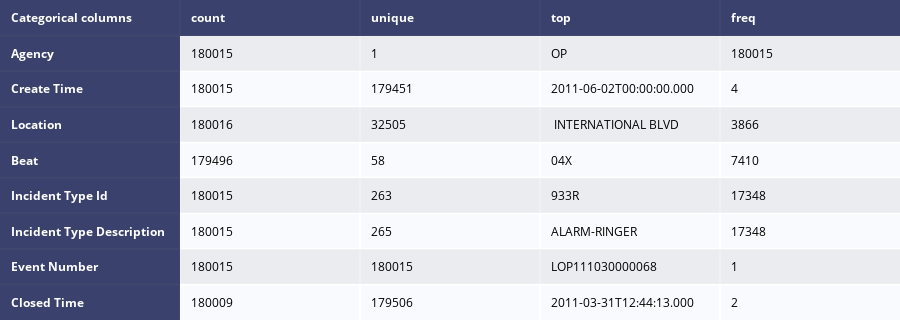

This figure's notebook cell:
### Code cell
#标称值频数
table_cat = ff.create_table(t2011.describe(include=['O']).T, index=True, index_title='Categorical columns')
iplot(table_cat)

### Figure 1 — Plotly figure (JSON) as saved in the notebook; plotly's stock layout.template omitted (floating-point values rounded to 4 significant figures)
{"data": [{"colorscale": [[0, "#00083e"], [0.5, "#ededee"], [1, "#ffffff"]], "hoverinfo": "none", "opacity": 0.75, "showscale": false, "type": "heatmap", "z": [[0, 0, 0, 0, 0], [0, 0.5, 0.5, 0.5, 0.5], [0, 1, 1, 1, 1], [0, 0.5, 0.5, 0.5, 0.5], [0, 1, 1, 1, 1], [0, 0.5, 0.5, 0.5, 0.5], [0, 1, 1, 1, 1], [0, 0.5, 0.5, 0.5, 0.5], [0, 1, 1, 1, 1]]}], "layout": {"annotations": [{"align": "left", "font": {"color": "#ffffff"}, "showarrow": false, "text": "<b>Categorical columns</b>", "x": -0.45, "xanchor": "left", "xref": "x", "y": 0, "yref": "y"}, {"align": "left", "font": {"color": "#ffffff"}, "showarrow": false, "text": "<b>count</b>", "x": 0.55, "xanchor": "left", "xref": "x", "y": 0, "yref": "y"}, {"align": "left", "font": {"color": "#ffffff"}, "showarrow": false, "text": "<b>unique</b>", "x": 1.55, "xanchor": "left", "xref": "x", "y": 0, "yref": "y"}, {"align": "left", "font": {"color": "#ffffff"}, "showarrow": false, "text": "<b>top</b>", "x": 2.55, "xanchor": "left", "xref": "x", "y": 0, "yref": "y"}, {"align": "left", "font": {"color": "#ffffff"}, "showarrow": false, "text": "<b>freq</b>", "x": 3.55, "xanchor": "left", "xref": "x", "y": 0, "yref": "y"}, {"align": "left", "font": {"color": "#ffffff"}, "showarrow": false, "text": "<b>Agency</b>", "x": -0.45, "xanchor": "left", "xref": "x", "y": 1, "yref": "y"}, {"align": "left", "font": {"color": "#000000"}, "showarrow": false, "text": "180015", "x": 0.55, "xanchor": "left", "xref": "x", "y": 1, "yref": "y"}, {"align": "left", "font": {"color": "#000000"}, "showarrow": false, "text": "1", "x": 1.55, "xanchor": "left", "xref": "x", "y": 1, "yref": "y"}, {"align": "left", "font": {"color": "#000000"}, "showarrow": false, "text": "OP", "x": 2.55, "xanchor": "left", "xref": "x", "y": 1, "yref": "y"}, {"align": "left", "font": {"color": "#000000"}, "showarrow": false, "text": "180015", "x": 3.55, "xanchor": "left", "xref": "x", "y": 1, "yref": "y"}, {"align": "left", "font": {"color": "#ffffff"}, "showarrow": false, "text": "<b>Create Time</b>", "x": -0.45, "xanchor": "left", "xref": "x", "y": 2, "yref": "y"}, {"align": "left", "font": {"color": "#000000"}, "showarrow": false, "text": "180015", "x": 0.55, "xanchor": "left", "xref": "x", "y": 2, "yref": "y"}, {"align": "left", "font": {"color": "#000000"}, "showarrow": false, "text": "179451", "x": 1.55, "xanchor": "left", "xref": "x", "y": 2, "yref": "y"}, {"align": "left", "font": {"color": "#000000"}, "showarrow": false, "text": "2011-06-02T00:00:00.000", "x": 2.55, "xanchor": "left", "xref": "x", "y": 2, "yref": "y"}, {"align": "left", "font": {"color": "#000000"}, "showarrow": false, "text": "4", "x": 3.55, "xanchor": "left", "xref": "x", "y": 2, "yref": "y"}, {"align": "left", "font": {"color": "#ffffff"}, "showarrow": false, "text": "<b>Location</b>", "x": -0.45, "xanchor": "left", "xref": "x", "y": 3, "yref": "y"}, {"align": "left", "font": {"color": "#000000"}, "showarrow": false, "text": "180016", "x": 0.55, "xanchor": "left", "xref": "x", "y": 3, "yref": "y"}, {"align": "left", "font": {"color": "#000000"}, "showarrow": false, "text": "32505", "x": 1.55, "xanchor": "left", "xref": "x", "y": 3, "yref": "y"}, {"align": "left", "font": {"color": "#000000"}, "showarrow": false, "text": " INTERNATIONAL BLVD ", "x": 2.55, "xanchor": "left", "xref": "x", "y": 3, "yref": "y"}, {"align": "left", "font": {"color": "#000000"}, "showarrow": false, "text": "3866", "x": 3.55, "xanchor": "left", "xref": "x", "y": 3, "yref": "y"}, {"align": "left", "font": {"color": "#ffffff"}, "showarrow": false, "text": "<b>Beat</b>", "x": -0.45, "xanchor": "left", "xref": "x", "y": 4, "yref": "y"}, {"align": "left", "font": {"color": "#000000"}, "showarrow": false, "text": "179496", "x": 0.55, "xanchor": "left", "xref": "x", "y": 4, "yref": "y"}, {"align": "left", "font": {"color": "#000000"}, "showarrow": false, "text": "58", "x": 1.55, "xanchor": "left", "xref": "x", "y": 4, "yref": "y"}, {"align": "left", "font": {"color": "#000000"}, "showarrow": false, "text": "04X", "x": 2.55, "xanchor": "left", "xref": "x", "y": 4, "yref": "y"}, {"align": "left", "font": {"color": "#000000"}, "showarrow": false, "text": "7410", "x": 3.55, "xanchor": "left", "xref": "x", "y": 4, "yref": "y"}, {"align": "left", "font": {"color": "#ffffff"}, "showarrow": false, "text": "<b>Incident Type Id</b>", "x": -0.45, "xanchor": "left", "xref": "x", "y": 5, "yref": "y"}, {"align": "left", "font": {"color": "#000000"}, "showarrow": false, "text": "180015", "x": 0.55, "xanchor": "left", "xref": "x", "y": 5, "yref": "y"}, {"align": "left", "font": {"color": "#000000"}, "showarrow": false, "text": "263", "x": 1.55, "xanchor": "left", "xref": "x", "y": 5, "yref": "y"}, {"align": "left", "font": {"color": "#000000"}, "showarrow": false, "text": "933R", "x": 2.55, "xanchor": "left", "xref": "x", "y": 5, "yref": "y"}, {"align": "left", "font": {"color": "#000000"}, "showarrow": false, "text": "17348", "x": 3.55, "xanchor": "left", "xref": "x", "y": 5, "yref": "y"}, {"align": "left", "font": {"color": "#ffffff"}, "showarrow": false, "text": "<b>Incident Type Description</b>", "x": -0.45, "xanchor": "left", "xref": "x", "y": 6, "yref": "y"}, {"align": "left", "font": {"color": "#000000"}, "showarrow": false, "text": "180015", "x": 0.55, "xanchor": "left", "xref": "x", "y": 6, "yref": "y"}, {"align": "left", "font": {"color": "#000000"}, "showarrow": false, "text": "265", "x": 1.55, "xanchor": "left", "xref": "x", "y": 6, "yref": "y"}, {"align": "left", "font": {"color": "#000000"}, "showarrow": false, "text": "ALARM-RINGER", "x": 2.55, "xanchor": "left", "xref": "x", "y": 6, "yref": "y"}, {"align": "left", "font": {"color": "#000000"}, "showarrow": false, "text": "17348", "x": 3.55, "xanchor": "left", "xref": "x", "y": 6, "yref": "y"}, {"align": "left", "font": {"color": "#ffffff"}, "showarrow": false, "text": "<b>Event Number</b>", "x": -0.45, "xanchor": "left", "xref": "x", "y": 7, "yref": "y"}, {"align": "left", "font": {"color": "#000000"}, "showarrow": false, "text": "180015", "x": 0.55, "xanchor": "left", "xref": "x", "y": 7, "yref": "y"}, {"align": "left", "font": {"color": "#000000"}, "showarrow": false, "text": "180015", "x": 1.55, "xanchor": "left", "xref": "x", "y": 7, "yref": "y"}, {"align": "left", "font": {"color": "#000000"}, "showarrow": false, "text": "LOP111030000068", "x": 2.55, "xanchor": "left", "xref": "x", "y": 7, "yref": "y"}, {"align": "left", "font": {"color": "#000000"}, "showarrow": false, "text": "1", "x": 3.55, "xanchor": "left", "xref": "x", "y": 7, "yref": "y"}, {"align": "left", "font": {"color": "#ffffff"}, "showarrow": false, "text": "<b>Closed Time</b>", "x": -0.45, "xanchor": "left", "xref": "x", "y": 8, "yref": "y"}, {"align": "left", "font": {"color": "#000000"}, "showarrow": false, "text": "180009", "x": 0.55, "xanchor": "left", "xref": "x", "y": 8, "yref": "y"}, {"align": "left", "font": {"color": "#000000"}, "showarrow": false, "text": "179506", "x": 1.55, "xanchor": "left", "xref": "x", "y": 8, "yref": "y"}, {"align": "left", "font": {"color": "#000000"}, "showarrow": false, "text": "2011-03-31T12:44:13.000", "x": 2.55, "xanchor": "left", "xref": "x", "y": 8, "yref": "y"}, {"align": "left", "font": {"color": "#000000"}, "showarrow": false, "text": "2", "x": 3.55, "xanchor": "left", "xref": "x", "y": 8, "yref": "y"}], "height": 320, "margin": {"b": 0, "l": 0, "r": 0, "t": 0}, "xaxis": {"dtick": 1, "gridwidth": 2, "showticklabels": false, "tick0": -0.5, "ticks": "", "zeroline": false}, "yaxis": {"autorange": "reversed", "dtick": 1, "gridwidth": 2, "showticklabels": false, "tick0": 0.5, "ticks": "", "zeroline": false}}}
